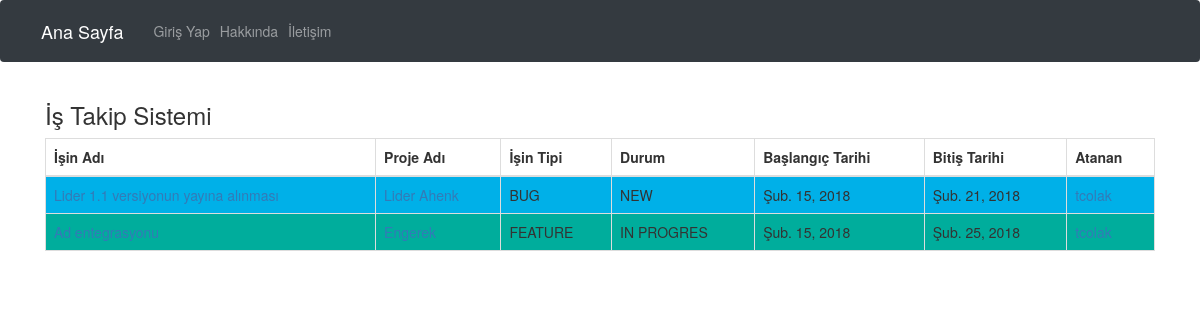
Before: /follow/index/ with the older database file.
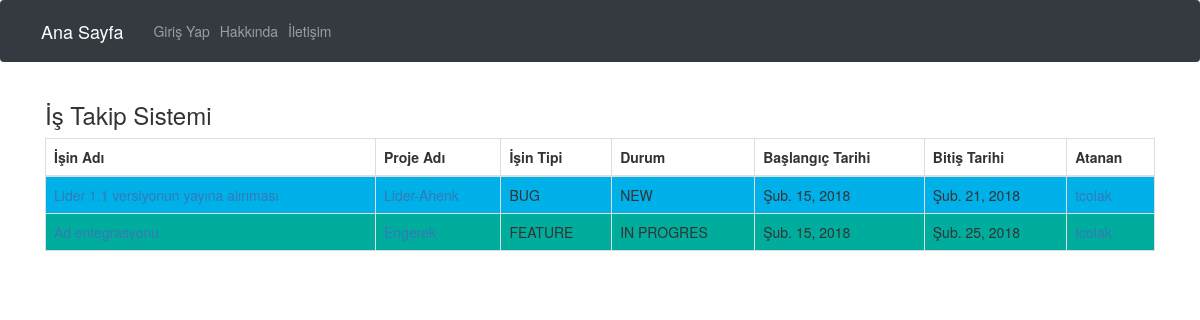
After: the same page with the newer database file.
### follow/models.py (models this page shows, shortened)
class Job(models.Model):
    project_name = models.ForeignKey(Project, null=True, blank=True, on_delete=models.CASCADE)
    subject = models.CharField(max_length=120, verbose_name="Konu")
    tracker = models.CharField(max_length=50, verbose_name="İşin Tipi", choices=TRACKER, default='bug')
    description = models.TextField(verbose_name="Yorum", blank=True)
    status = models.CharField(max_length=50, verbose_name="Durum", choices=STATUS, default='new')
    assigned_to = models.ManyToManyField(User, null=True, verbose_name="Atanan", default=None)
    start_date = models.DateField(blank=True, null=True, verbose_name="Başlangıç Tarihi")
    end_date = models.DateField(blank=True, null=True, verbose_name="Bitiş Tarihi")
    result = models.TextField(verbose_name="Sonuç", blank=True)
    file = models.FileField(blank=True, verbose_name='Dosya Ekle')
    slug = models.SlugField(unique=True, editable=False, max_length=130)
    def assigned(self):
        return ",".join([str(p) for p in self.assigned_to.all()])
    def get_absolute_url(self):
        return reverse('follow:detail', kwargs={'slug': self.slug})
    def get_absolute_url2(self):
        return reverse('follow:project_detail', kwargs={'slug': self.slug})
    class Meta:
        ordering = ['-start_date', 'id']

class Project(models.Model):
    project_name = models.CharField(max_length=50, verbose_name="Proje Adı")
    members = models.ManyToManyField(User, null=True, verbose_name="Üyeler", default=None)
    description = models.TextField(verbose_name="Açıklama", blank=True)
    slug = models.SlugField(unique=True, editable=False, max_length=130, blank=True)
    def __str__(self):
        return self.project_name

### follow/views.py (the view)
# urls.py: path('index/', job_index, name="index"),
def job_index(request):
    jobs = Job.objects.all()
    projects = Project.objects.all()
    print(projects)
    context = {
        'jobs': jobs,
        'projects': projects,
    }
    return render(request, 'follow/index.html', context)

### templates/follow/index.html (shortened to what this page needs)
{% extends 'base.html' %}
{% block body %}
<html lang="en">
<head>
  <link rel="stylesheet" href="https://maxcdn.bootstrapcdn.com/bootstrap/3.3.7/css/bootstrap.min.css">
</head>
<body>
<div class="container">
  <table class="table table-bordered">
    <thead>
      <tr>
        <th>İşin Adı</th>
        <th>Proje Adı</th>
        <th>İşin Tipi</th>
        <th>Durum</th>
        <th>Başlangıç Tarihi</th>
        <th>Bitiş Tarihi</th>
        <th>Atanan</th>
      </tr>
    </thead>
    <tbody>
       {% for job in jobs %}
            <tr {% if job.status == 'NEW' %} style="background: #00B0E8" {% elif job.status == 'IN PROGRES' %} style="background: #00ad9c"  {% endif %}>
            <td><a href="{{ job.get_absolute_url }}">{{ job.subject }}</a></td>
            <td><a href="{{ job.get_absolute_url2 }}">{{ job.project_name }}</a></td>
            <td>{{ job.tracker }}</td>
            <td>{{ job.status }}</td>
            <td>{{ job.start_date }}</td>
            <td>{{ job.end_date }}</td>
            <td><a href="{% url 'follow:user' %}">{{ job.assigned }}</a></td>
            </tr>
       {% endfor %}
    </tbody>
  </table>
</div>
</body>
</html>
{% endblock %}

Changed rows visible on the page:
changed through a linked row, Job "Lider 1.1 versiyonun yayına alınması": project_name "Lider Ahenk" → "Lider-Ahenk"
